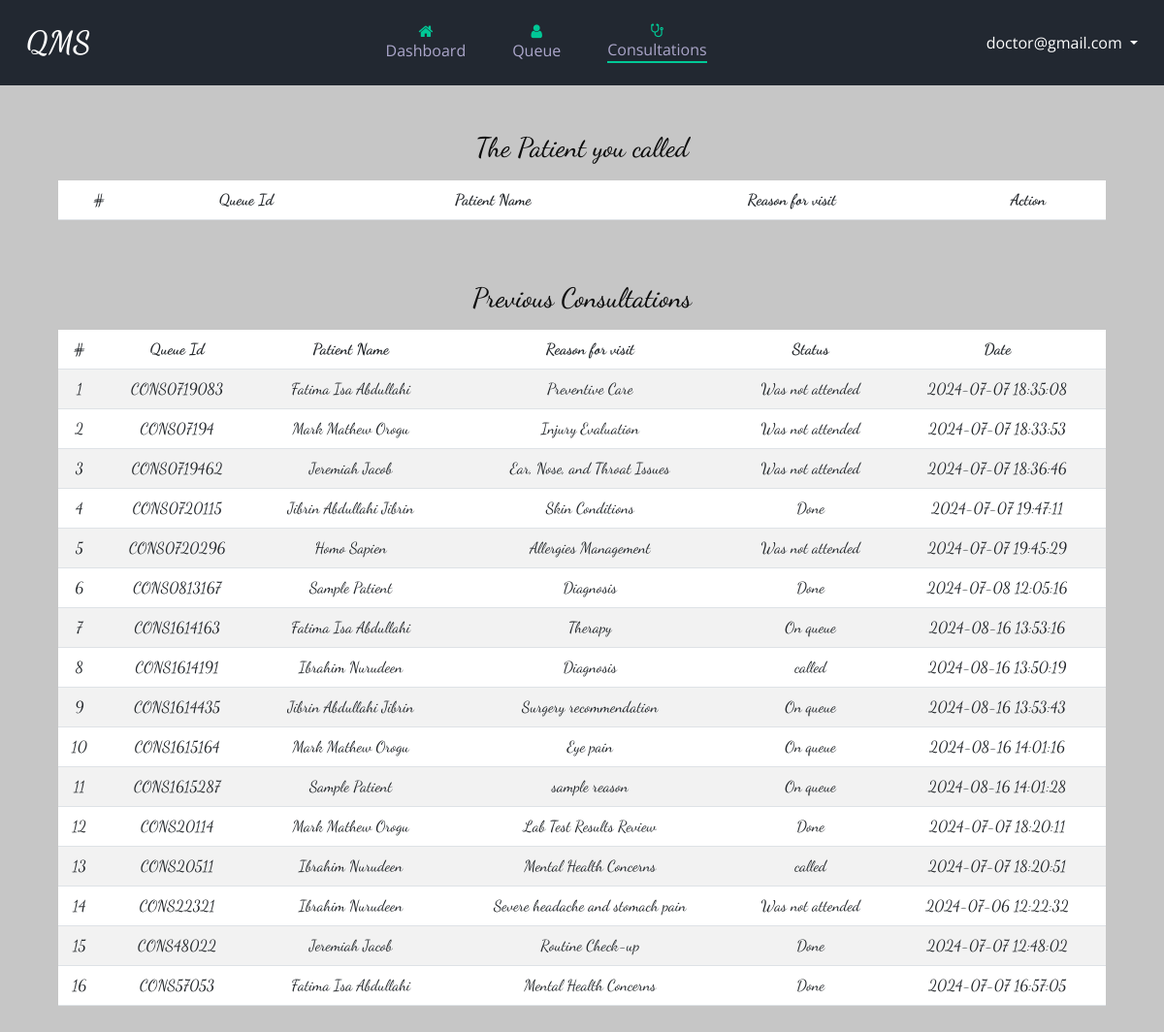
Screenshot of /doctor/consultations.php (signed in) with the database file from the repository.
### tables this page shows
CREATE TABLE `users` (
  `user_id` int(11) NOT NULL,
  `firstname` varchar(255) NOT NULL,
  `lastname` varchar(255) NOT NULL,
  `othername` varchar(255) NOT NULL,
  `email` varchar(255) NOT NULL,
  `password` varchar(255) NOT NULL,
  `specialization` varchar(255) DEFAULT NULL,
  `role` varchar(255) NOT NULL,
  `date_and_time` timestamp NOT NULL DEFAULT current_timestamp()
);

CREATE TABLE `consultation` (
  `queue_id` varchar(255) NOT NULL,
  `patient_id` int(11) NOT NULL,
  `reason` varchar(255) DEFAULT NULL,
  `status` varchar(255) DEFAULT NULL,
  `date_time` timestamp NOT NULL DEFAULT current_timestamp()
);

CREATE TABLE `patient` (
  `patient_id` int(11) NOT NULL,
  `patient_fullname` varchar(255) DEFAULT NULL,
  `patient_email` varchar(255) DEFAULT NULL,
  `patient_phone_no` varchar(255) DEFAULT NULL,
  `patient_dob` varchar(255) DEFAULT NULL,
  `patient_address` varchar(255) DEFAULT NULL,
  `patient_gender` varchar(255) DEFAULT NULL,
  `timestamp` timestamp NOT NULL DEFAULT current_timestamp()
);

### includes/classes.php (called while the page is built, shortened)
<?php
class doctor
{
    public $connect;
    public function __construct($connect)
    {
        $this->connect = $connect;
    }
    public function collectUserDetail($user_id)
    {
        $this->user_id = $user_id;
        $sql = $this->connect->query("SELECT * FROM `users` WHERE user_id = $this->user_id");
        $result = $sql->fetch_assoc();
        $this->user_email = $result["email"];
    }
}
class doctor_consultations extends doctor_queue
{
    public function selectConsultations()
    {
        $sql = $this->connect->query("SELECT * FROM `consultation` INNER JOIN `patient` ON `consultation`.patient_id = `patient`.patient_id");
        return $sql;
    }
}

### doctor/consultations.php (the view, shortened to what this page needs)
<?php
include "../includes/connect.php";
include "../includes/classes.php";
$object = new doctor_consultations($connect);
if (isset($_SESSION["doctor_id"])) {
    $user_id = $_SESSION["doctor_id"];
    $object->collectUserDetail($user_id);
} else {
    $object->redirectToLogin();
}
?>
<!DOCTYPE html>
<html>
<head>
    <link rel="stylesheet" type="text/css" href="../Bootstrap/bootstrap.css" />
    <link href="../css/font-awesome.min.css" rel="stylesheet" />
    <link href="../css/style.css" rel="stylesheet" />
    <link href="../css/custom.css" rel="stylesheet" />
    <link href="../css/responsive.css" rel="stylesheet" />
</head>
<body>
    <div class="hero_area" style="background-color: #222831">
        <header class="header_section">
            <div class="container">
                <nav class="navbar navbar-expand justify-content-between text-white custom_nav-container">
                    <a class="navbar-brand" href="./dashboard.php">
                        <span> QMS </span>
                    </a>
                    <div class="d-none d-md-flex gap-5 px-5" id="modified_navigation_section">
                        <a href="./dashboard.php" class="d-flex flex-column justify-content-center align-items-center">
                            <i class="fa fa-home" aria-hidden="true"></i>
                            Dashboard
                        </a>
                        <a href="./queue.php" class="d-flex flex-column justify-content-center align-items-center">
                            <i class="fa fa-user" aria-hidden="true"></i>
                            Queue
                        </a>
                        <a href="./consultations.php" class="d-flex flex-column justify-content-center align-items-center active">
                            <i class="fa fa-stethoscope" aria-hidden="true"></i>
                            Consultations
                        </a>
                    </div>
                    <div class="d-none d-md-block nav-item dropdown">
                        <a href="#" class="nav-link dropdown-toggle" data-bs-toggle="dropdown">
                            <span class="d-none d-sm-inline-flex">
                                <?php echo $object->user_email; ?>
                            </span>
                        </a>
                    </div>
                </nav>
            </div>
        </header>
    </div>
    <div class="container-fluid pt-4 px-4 mb-5" id="inner-section">
        <div class="text-center rounded p-4">
            <div class="container w-100 mb-5">
                <h3 class="text-center mb-3">The Patient you called</h3>
                <div class="table-responsive">
                    <table class="table table-striped table-hover">
                        <thead>
                            <tr>
                                <th>#</th>
                                <th>Queue Id</th>
                                <th>Patient Name</th>
                                <th>Reason for visit</th>
                                <th>Action</th>
                            </tr>
                        </thead>
                    </table>
                </div>
            </div>
            <div class="container w-100">
                <h3 class="text-center mb-3">Previous Consultations</h3>
                <div class="table-responsive">
                    <table class="table table-striped table-hover">
                        <thead>
                            <tr>
                                <th>#</th>
                                <th>Queue Id</th>
                                <th>Patient Name</th>
                                <th>Reason for visit</th>
                                <th>Status</th>
                                <th>Date</th>
                            </tr>
                        </thead>
                        <tbody>
                            <?php
                            $sql = $object->selectConsultations();
                            $number = 1;
                            while ($result = $sql->fetch_assoc()) {
                                $queue_id = $result["queue_id"];
                                $patient_fullname = $result["patient_fullname"];
                                $reason = $result["reason"];
                                $status = $result["status"];
                                $date_time = $result["date_time"];
                                echo '
                                    <tr>
                                        <td>' . $number . '</td>
                                        <td>' . $queue_id . '</td>
                                        <td>' . $patient_fullname . '</td>
                                        <td>' . $reason . '</td>
                                        <td>' . $status . '</td>
                                        <td>' . $date_time . '</td>
                                    </tr>
                                ';
                                $number++;
                            }
                            ?>
                        </tbody>
                    </table>
                </div>
            </div>
        </div>
    </div>
</body>
</html>

### css/style.css (style rules this page uses)
body { font-family: "Open Sans", sans-serif; color: #0c0c0c; background-color: #ffffff; overflow-x: hidden; }
a, a:hover, a:focus { text-decoration: none; }
.hero_area { display: -webkit-box; display: -ms-flexbox; display: flex; -webkit-box-orient: vertical; -webkit-box-direction: normal; -ms-flex-direction: column; flex-direction: column; }
.header_section { padding: 15px 0; }
.navbar-brand { font-family: "Dancing Script", cursive; }
.navbar-brand span { font-weight: bold; font-size: 32px; color: #ffffff; }
.custom_nav-container { padding: 0; }

### css/custom.css (style rules this page uses)
body { background-color: rgba(128, 128, 128, 0.445); }
#inner-section { font-family: "Dancing Script", cursive; }
.active { border-bottom: 2px solid #00c896; }
#modified_navigation_section > a { color: #aca7cb; transition: all 0.2s; }
#modified_navigation_section > a > i { color: #00c896; }

### css/responsive.css (style rules this page uses)
@media (min-width: 1200px) { .container { max-width: 1170px; } }

### rows the page displays
users: email "doctor@gmail.com"
consultation: queue_id "CONS0719083", patient.patient_fullname "Fatima Isa Abdullahi", reason "Preventive Care", status "Was not attended", date_time "2024-07-07 18:35:08"
consultation: queue_id "CONS07194", patient.patient_fullname "Mark Mathew Orogu", reason "Injury Evaluation", status "Was not attended", date_time "2024-07-07 18:33:53"
consultation: queue_id "CONS0719462", patient.patient_fullname "Jeremiah Jacob", reason "Ear, Nose, and Throat Issues", status "Was not attended", date_time "2024-07-07 18:36:46"
consultation: queue_id "CONS0720115", patient.patient_fullname "Jibrin Abdullahi Jibrin", reason "Skin Conditions", status "Done", date_time "2024-07-07 19:47:11"
consultation: queue_id "CONS0720296", patient.patient_fullname "Homo Sapien", reason "Allergies Management", status "Was not attended", date_time "2024-07-07 19:45:29"
consultation: queue_id "CONS0813167", patient.patient_fullname "Sample Patient", reason "Diagnosis", status "Done", date_time "2024-07-08 12:05:16"
consultation: queue_id "CONS1614163", patient.patient_fullname "Fatima Isa Abdullahi", reason "Therapy", status "On queue", date_time "2024-08-16 13:53:16"
consultation: queue_id "CONS1614191", patient.patient_fullname "Ibrahim Nurudeen", reason "Diagnosis", status "called", date_time "2024-08-16 13:50:19"
consultation: queue_id "CONS1614435", patient.patient_fullname "Jibrin Abdullahi Jibrin", reason "Surgery recommendation", status "On queue", date_time "2024-08-16 13:53:43"
consultation: queue_id "CONS1615164", patient.patient_fullname "Mark Mathew Orogu", reason "Eye pain", status "On queue", date_time "2024-08-16 14:01:16"
consultation: queue_id "CONS1615287", patient.patient_fullname "Sample Patient", reason "sample reason", status "On queue", date_time "2024-08-16 14:01:28"
consultation: queue_id "CONS20114", patient.patient_fullname "Mark Mathew Orogu", reason "Lab Test Results Review", status "Done", date_time "2024-07-07 18:20:11"
consultation: queue_id "CONS20511", patient.patient_fullname "Ibrahim Nurudeen", reason "Mental Health Concerns", status "called", date_time "2024-07-07 18:20:51"
consultation: queue_id "CONS22321", patient.patient_fullname "Ibrahim Nurudeen", reason "Severe headache and stomach pain", status "Was not attended", date_time "2024-07-06 12:22:32"
consultation: queue_id "CONS48022", patient.patient_fullname "Jeremiah Jacob", reason "Routine Check-up", status "Done", date_time "2024-07-07 12:48:02"
consultation: queue_id "CONS57053", patient.patient_fullname "Fatima Isa Abdullahi", reason "Mental Health Concerns", status "Done", date_time "2024-07-07 16:57:05"
